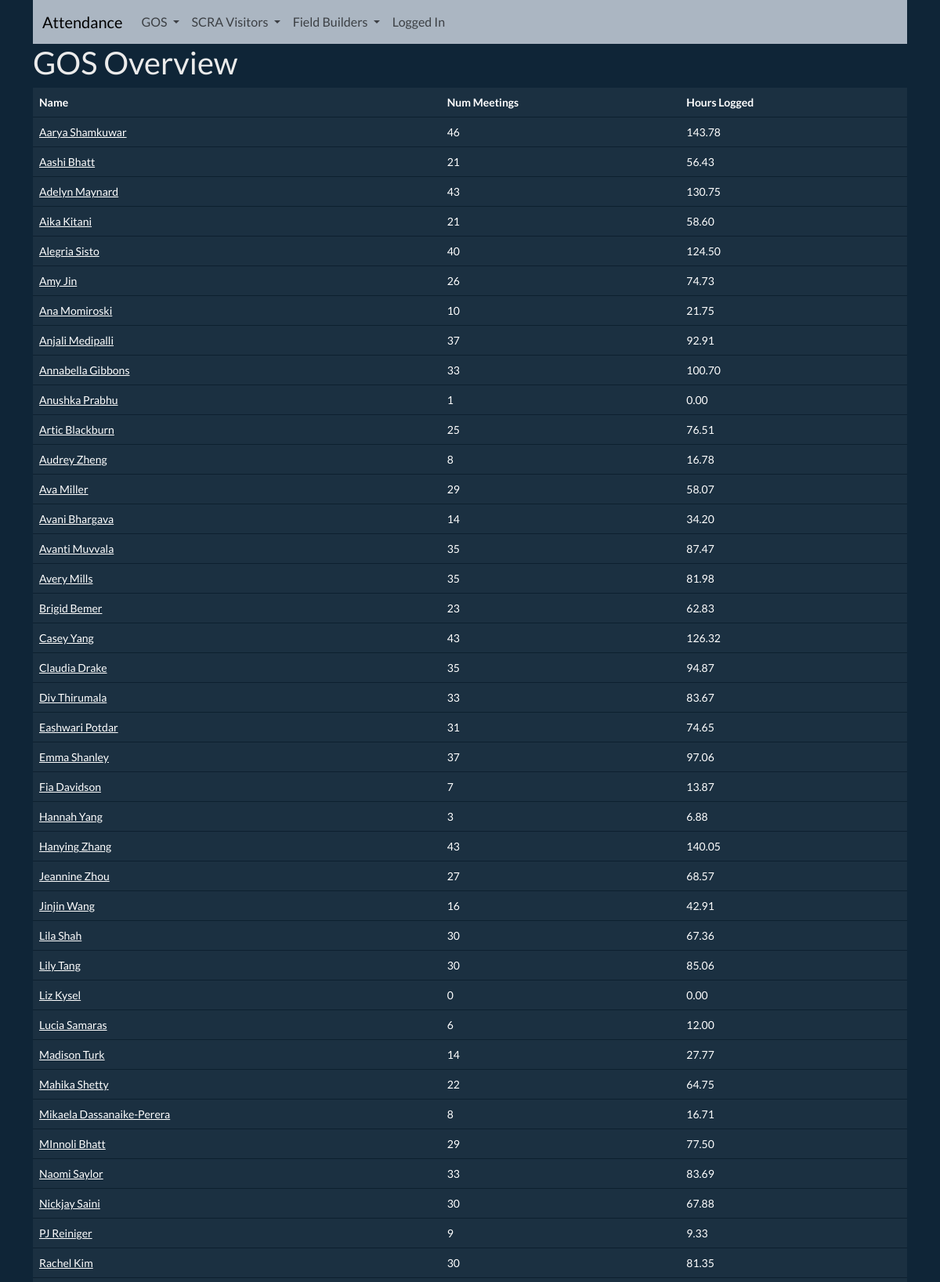
/attendance/gos/ (upper part), run on the app's committed database.
### attendance/models/gos.py (models this page shows, shortened)
class GosStudent(models.Model, InOutTimeMixin):
    rfid = models.IntegerField()
    first_name = models.CharField(max_length=100)
    last_name = models.CharField(max_length=100)
    def full_name(self):
        return f"{self.first_name} {self.last_name}"
    def _get_attendance_set(self):
        return self.gosattendance_set

class GosAttendance(AttendanceMixin):
    student = models.ForeignKey(GosStudent, on_delete=models.CASCADE)
    purpose = models.CharField(max_length=100)

### attendance/views/gos.py (the view)
# urls.py: path("gos/", gos.GosStudentSummaryView.as_view(), name="gos_student_summary"),
class GosStudentSummaryView(generic.ListView):
    model = GosStudent
    template_name = "attendance/gos/gosstudent_list.html"

### attendance/models/mixins.py (called while the page is built)
    def num_meetings(self):
        return len(self._get_attendance_set().all())

    def num_hours(self):
        total_time = sum(
            [x.get_duration() for x in self._get_attendance_set().all()],
            datetime.timedelta(),
        )
        return total_time.total_seconds() / 3600

    def get_duration(self):
        out = self.time_out or self.time_in + datetime.timedelta(hours=2)
        return out - self.time_in

### attendance/templates/attendance/gos/gosstudent_list.html (shortened to what this page needs)
{% load static %}
<!DOCTYPE HTML>
<html lang="en">
<head>
    <link rel="stylesheet" href="{% static 'attendance/bootstrap.min.css' %}">
    <link rel="stylesheet" href="{% static 'attendance/navbar.css' %}">
</head>
<body>
<div class="container">
{% include "attendance/shared/navbar.html" %}
<h1>GOS Overview</h1>
{% include "attendance/gos/sub_templates/student_table.html" with students=object_list %}
</div>
</body>
</html>

### attendance/templates/attendance/gos/sub_templates/student_table.html
<table class="table">
    <thead>
      <tr>
        <th>Name</th>
        <th>Num Meetings</th>
        <th>Hours Logged</th>
      </tr>
    </thead>
    <tbody>
{% for student in students %}
    <tr>
        <td><a href="{% url 'gos_student_detail' student.rfid %}">{{ student.full_name }}</a></td>
        <td>{{ student.num_meetings }}</td>
        <td>{{ student.num_hours|floatformat:2 }}</td>
    </tr>
{%  endfor %}
    </tbody>
</table>

### data on the page
GosStudent: full_name "Aarya Shamkuwar", num_meetings "46", num_hours "143.78"
GosStudent: full_name "Aashi Bhatt", num_meetings "21", num_hours "56.43"
GosStudent: full_name "Adelyn Maynard", num_meetings "43", num_hours "130.75"
GosStudent: full_name "Aika Kitani", num_meetings "21", num_hours "58.60"
GosStudent: full_name "Alegria Sisto", num_meetings "40", num_hours "124.50"
GosStudent: full_name "Amy Jin", num_meetings "26", num_hours "74.73"
GosStudent: full_name "Ana Momiroski", num_meetings "10", num_hours "21.75"
GosStudent: full_name "Anjali Medipalli", num_meetings "37", num_hours "92.91"
GosStudent: full_name "Annabella Gibbons", num_meetings "33", num_hours "100.70"
GosStudent: full_name "Anushka Prabhu", num_meetings "1", num_hours "0.00"
GosStudent: full_name "Artic Blackburn", num_meetings "25", num_hours "76.51"
GosStudent: full_name "Audrey Zheng", num_meetings "8", num_hours "16.78"
GosStudent: full_name "Ava Miller", num_meetings "29", num_hours "58.07"
GosStudent: full_name "Avani Bhargava", num_meetings "14", num_hours "34.20"
GosStudent: full_name "Avanti Muvvala", num_meetings "35", num_hours "87.47"
GosStudent: full_name "Avery Mills", num_meetings "35", num_hours "81.98"
GosStudent: full_name "Brigid Bemer", num_meetings "23", num_hours "62.83"
GosStudent: full_name "Casey Yang", num_meetings "43", num_hours "126.32"
GosStudent: full_name "Claudia Drake", num_meetings "35", num_hours "94.87"
GosStudent: full_name "Div Thirumala", num_meetings "33", num_hours "83.67"
GosStudent: full_name "Eashwari Potdar", num_meetings "31", num_hours "74.65"
GosStudent: full_name "Emma Shanley", num_meetings "37", num_hours "97.06"
GosStudent: full_name "Fia Davidson", num_meetings "7", num_hours "13.87"
GosStudent: full_name "Hannah Yang", num_meetings "3", num_hours "6.88"
GosStudent: full_name "Hanying Zhang", num_meetings "43", num_hours "140.05"
GosStudent: full_name "Jeannine Zhou", num_meetings "27", num_hours "68.57"
GosStudent: full_name "Jinjin Wang", num_meetings "16", num_hours "42.91"
GosStudent: full_name "Lila Shah", num_meetings "30", num_hours "67.36"
GosStudent: full_name "Lily Tang", num_meetings "30", num_hours "85.06"
GosStudent: full_name "Liz Kysel", num_meetings "0", num_hours "0.00"
GosStudent: full_name "Lucia Samaras", num_meetings "6", num_hours "12.00"
GosStudent: full_name "Madison Turk", num_meetings "14", num_hours "27.77"
GosStudent: full_name "Mahika Shetty", num_meetings "22", num_hours "64.75"
GosStudent: full_name "Mikaela Dassanaike-Perera", num_meetings "8", num_hours "16.71"
GosStudent: full_name "MInnoli Bhatt", num_meetings "29", num_hours "77.50"
GosStudent: full_name "Naomi Saylor", num_meetings "33", num_hours "83.69"
GosStudent: full_name "Nickjay Saini", num_meetings "30", num_hours "67.88"
GosStudent: full_name "PJ Reiniger", num_meetings "9", num_hours "9.33"
GosStudent: full_name "Rachel Kim", num_meetings "30", num_hours "81.35"
